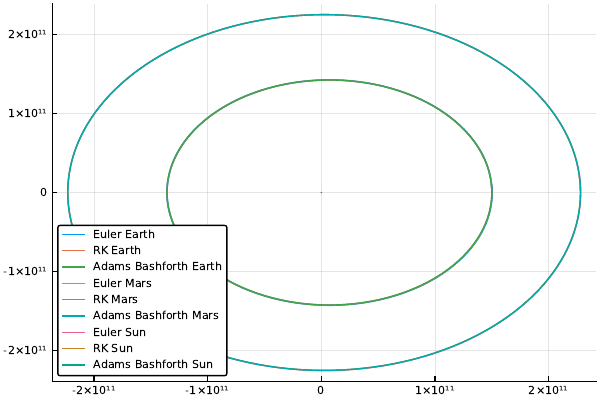

Reproduce this figure in Julia.
include("../integration_methods.jl")
using LinearAlgebra


γ=6.672*10.0^-11;
mE=5.98*10.0^24;
mM=6.42*10.0^23;
mS=1.99*10.0^30;

# Gravity acting on the mars to the earth
FME(r)=(γ*mE*mM)*(r[1:2]-r[5:6])/(norm(r[1:2]-r[5:6])^3.0)
# Gravity acting on the earth to the sun
FES(r)=(γ*mE*mS)*(r[9:10]-r[1:2])/(norm(r[9:10]-r[1:2])^3.0)
# Gravity acting on the earth to the sun
FMS(r)=(γ*mM*mS)*(r[9:10]-r[5:6])/(norm(r[9:10]-r[5:6])^3.0)
f(t, r)= [  r[3:4];
            (-FME(r)+FES(r))./mE;
            r[7:8];
            (FME(r)+FMS(r))./mM;
            r[11:12];
            (-FES(r)-FMS(r))./mS];

rE0 = [150.0*10.0^9;0.0];
rM0 = [228.0*10.0^9;0.0];
rS0 = [0.0;0.0];
rdE0= [0.0; 29.0*10.0^3];
rdM0= [0.0; 24.0*10.0^3];
rdS0= [0.0; 0.0];

r0 = [rE0;rdE0;rM0;rdM0;rS0;rdS0];

t_erde=31557600;
t_mars=59355072;
h = 500;
t_end = t_mars

r_euler = explicit_euler_vec(f, r0, 0, h, t_end);
r_erk = ERK_vec(f, r0, 0,h, t_end);
r_ab5 = adams_bashforth_five(f,r0,0,h,t_end);

using Plots
pyplot()

plot(r_euler[:,1], r_euler[:,2], label="Euler Earth")
plot!(r_erk[:,1],  r_erk[:,2],   label="RK Earth")
plot!(r_ab5[:,1],  r_ab5[:,2],   label="Adams Bashforth Earth")
plot!(r_euler[:,5], r_euler[:,6], label="Euler Mars")
plot!(r_erk[:,5],  r_erk[:,6],   label="RK Mars")
plot!(r_ab5[:,5],  r_ab5[:,6],   label="Adams Bashforth Mars")
plot!(r_euler[:,9], r_euler[:,10], label="Euler Sun")
plot!(r_erk[:,9],  r_erk[:,10],   label="RK Sun")
plot!(r_ab5[:,9],  r_ab5[:,10],   label="Adams Bashforth Sun")

savefig("Aufgabe4.pdf")
